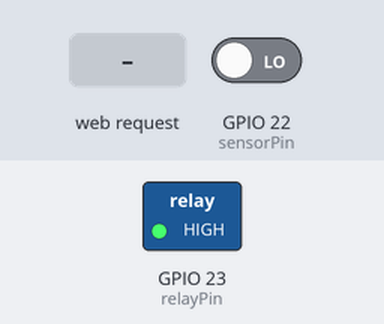
Bench run of a sketch on a simulated ESP32. On the bench: switched loads named in the sketch (green lamp = pin HIGH). The test bench sets the inputs (shaded band); at power-on: GPIO 22 (sensorPin) LOW. WiFi joins after 1.5 s; servers stay silent unless stated; what the sketch prints to the serial monitor is not drawn.

Above: at 2.7 s.
2.8 s: GPIO 22 (sensorPin) driven HIGH
At 3.1 s:
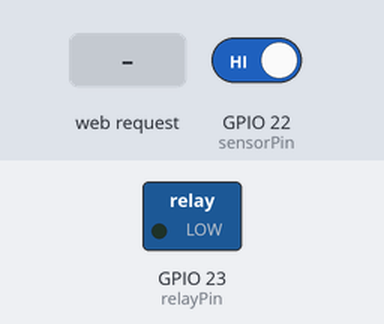
7.3 s: HTTP request GET /control?mode=OFF received
At 8.6 s:
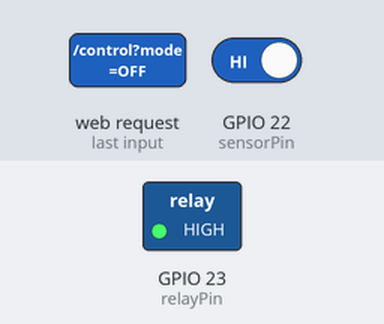
Timing chart, 0 to 10.3 s (numbered marks = the images above; inputs shaded):
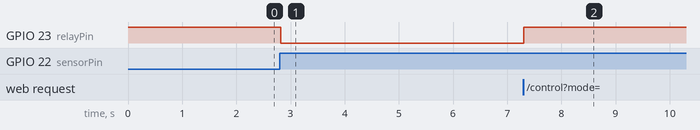

The sketch:

sisnam_esp32.ino
```cpp
// ============================================================================
// SISNAM 2.0 - Sistem Monitoring & Kontrol Kamar Mandi Pintar (ESP32)
// Sensor Kehadiran Radar mmWave HLK-LD2410C (GPIO 22) + Relay Lampu (GPIO 23)
// Kelompok 8 - Mendukung Endpoint /status & /control?mode=AUTO|ON|OFF
// ============================================================================

#include <WiFi.h>
#include <WebServer.h>

// --- KONFIGURASI WIFI ---
const char* ssid = "vanity";
const char* pass = "gatauluoa";

// --- KONFIGURASI PIN ---
const int sensorPin = 22; // Pin OUT dari HLK-LD2410C ke GPIO 22
const int relayPin  = 23; // Pin IN Relay Lampu (Silakan ubah sesuai rangkaian Anda)

// Konfigurasi Tipe Relay (Kebanyakan modul relay di pasaran aktif saat diberi logika LOW)
// Ubah menjadi HIGH jika relay Anda aktif saat diberi logika HIGH
const int RELAY_ON  = LOW;
const int RELAY_OFF = HIGH;

// --- VARIABEL STATUS SISTEM ---
// Mode: 0 = AUTO (Ikut Sensor), 1 = MANUAL ON (Paksa Nyala), 2 = MANUAL OFF (Paksa Mati)
int systemMode = 0;
bool adaOrang = false;
bool lampuMenyala = false;

WebServer server(80);

// Fungsi untuk menyinkronkan kondisi Relay berdasarkan Mode & Sensor
void updateRelayState() {
  if (systemMode == 0) {
    // Mode Otomatis: Mengikuti pembacaan sensor radar HLK-LD2410C
    lampuMenyala = adaOrang;
  } else if (systemMode == 1) {
    // Mode Paksa ON
    lampuMenyala = true;
  } else if (systemMode == 2) {
    // Mode Paksa OFF
    lampuMenyala = false;
  }

  digitalWrite(relayPin, lampuMenyala ? RELAY_ON : RELAY_OFF);
}

// Endpoint GET /status -> Mengirim data ke Aplikasi Python / Web dalam format JSON
void handleStatus() {
  String modeStr = "AUTO";
  if (systemMode == 1) modeStr = "MANUAL_ON";
  else if (systemMode == 2) modeStr = "MANUAL_OFF";

  String json = "{";
  json += "\"presence\":" + String(adaOrang ? "true" : "false") + ",";
  json += "\"lamp\":" + String(lampuMenyala ? "true" : "false") + ",";
  json += "\"mode\":\"" + modeStr + "\",";
  json += "\"rssi\":" + String(WiFi.RSSI()) + ",";
  json += "\"ip\":\"" + WiFi.localIP().toString() + "\"";
  json += "}";

  server.sendHeader("Access-Control-Allow-Origin", "*");
  server.send(200, "application/json", json);
}

// Endpoint GET /control?mode=... -> Menerima perintah dari tombol Aplikasi Python / Web
void handleControl() {
  if (server.hasArg("mode")) {
    String reqMode = server.arg("mode");
    if (reqMode == "AUTO") {
      systemMode = 0;
      Serial.println("Mode diubah ke: OTOMATIS (Sensor)");
    } else if (reqMode == "ON") {
      systemMode = 1;
      Serial.println("Mode diubah ke: MANUAL ON (Paksa Nyala)");
    } else if (reqMode == "OFF") {
      systemMode = 2;
      Serial.println("Mode diubah ke: MANUAL OFF (Paksa Mati)");
    }
    updateRelayState();
    handleStatus(); // Kembalikan status terbaru
  } else {
    server.sendHeader("Access-Control-Allow-Origin", "*");
    server.send(400, "text/plain", "Parameter 'mode' diperlukan");
  }
}

void setup() {
  Serial.begin(115200);

  // Pin sensor menggunakan INPUT_PULLDOWN agar tidak floating
  pinMode(sensorPin, INPUT_PULLDOWN);

  // Set pin relay sebagai OUTPUT dan matikan di awal
  pinMode(relayPin, OUTPUT);
  digitalWrite(relayPin, RELAY_OFF);

  Serial.println("\nMenghubungkan ke WiFi: " + String(ssid));
  WiFi.begin(ssid, pass);

  while (WiFi.status() != WL_CONNECTED) {
    delay(500);
    Serial.print(".");
  }

  Serial.println("\nBerhasil terhubung ke WiFi!");
  Serial.print("IP Address ESP32 (Masukkan ke Aplikasi Web): ");
  Serial.println(WiFi.localIP());

  // Daftarkan rute Web Server
  server.on("/status", HTTP_GET, handleStatus);
  server.on("/control", HTTP_GET, handleControl);
  server.begin();
  Serial.println("HTTP Server Lokal Aktif!");
}

void loop() {
  server.handleClient();

  // Baca output digital dari pin OUT sensor HLK-LD2410C
  int bacaSensor = digitalRead(sensorPin);
  bool statusSekarang = (bacaSensor == HIGH);

  // Jika terjadi perubahan deteksi keberadaan
  if (statusSekarang != adaOrang) {
    adaOrang = statusSekarang;
    if (adaOrang) {
      Serial.println("Sensor Radar -> Ada Orang!");
    } else {
      Serial.println("Sensor Radar -> Ruangan Kosong");
    }
  }

  // Terapkan logika ke relay
  updateRelayState();
  delay(20);
}
```

Measured:
- after the input at 2.8 s, GPIO 23 (relayPin): HIGH → LOW at once
- after the input at 7.3 s, GPIO 23 (relayPin): LOW → HIGH at once
